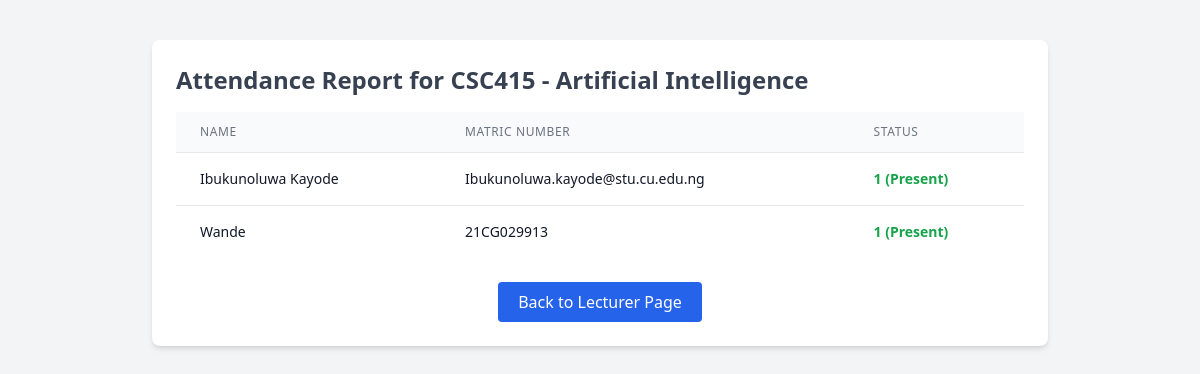
The app's page /attendance/session/1 (signed in) with its own data.
### attendance/models.py (models this page shows, shortened)
class Course(models.Model):
    course_code = models.CharField(max_length=10, unique=True)
    course_name = models.CharField(max_length=100)
    description = models.TextField(blank=True, null=True)

class Student(AbstractBaseUser):
    matric_number = models.CharField(max_length=15, unique=True)
    name = models.CharField(max_length=100)
    email = models.EmailField(unique=True, blank=True, null=True)
    face_embedding = models.JSONField(null=True, blank=True)
    courses = models.ManyToManyField('Course', related_name='students')
    password = models.CharField(max_length=256)
    USERNAME_FIELD = 'matric_number'
    REQUIRED_FIELDS = []
    objects = UserManager()

### attendance/views.py (the view)
# urls.py: path('session/<int:session_id>', session_attendance_summary, name="session-summary"),
@lecturer_login_required
def session_attendance_summary(request, session_id):
    session = get_object_or_404(ClassSession, pk=session_id)
    lecturer = Lecturer.objects.get(pk=request.session['lecturer_id'])
    if session.lecturer != lecturer:
        return redirect('attendance:lecturer_page')
    enrolled_students = session.course.students.all()
    summary = []
    for student in enrolled_students:
        attendance_record = Attendance.objects.filter(
            student=student,
            course=session.course,
            session=session
        ).first()
        if attendance_record is not None:
            status = 1 if attendance_record.status else 0
        else:
            status = 0
        summary.append({
            'name': student.name,
            'mat': student.matric_number,
            'status': status
        })
    print(summary)
    return render(request, "attendance/summary.html", {
        "course": session.course,
        "summary": summary,
        "date": session.date
    })

### attendance/templates/attendance/summary.html (shortened to what this page needs)
<!DOCTYPE html>
<html lang="en">
<head>
  <script src="https://cdn.tailwindcss.com"></script>
</head>
<body class="bg-gray-100 py-10 px-5">
  <div class="max-w-4xl mx-auto bg-white p-6 rounded-lg shadow-md">
    <h1 class="text-2xl font-bold text-gray-700 mb-4">
      Attendance Report for {{ course.course_code }} - {{ course.course_name }}
    </h1>
    <table class="min-w-full divide-y divide-gray-200">
      <thead class="bg-gray-50">
        <tr>
          <th class="px-6 py-3 text-left text-xs font-medium text-gray-500 uppercase tracking-wider">Name</th>
          <th class="px-6 py-3 text-left text-xs font-medium text-gray-500 uppercase tracking-wider">Matric Number</th>
          <th class="px-6 py-3 text-left text-xs font-medium text-gray-500 uppercase tracking-wider">Status</th>
        </tr>
      </thead>
      <tbody class="bg-white divide-y divide-gray-200">
        {% for student in summary %}
        <tr>
          <td class="px-6 py-4 whitespace-nowrap text-sm text-gray-900">{{ student.name }}</td>
          <td class="px-6 py-4 whitespace-nowrap text-sm text-gray-900">{{ student.mat }}</td>
          <td class="px-6 py-4 whitespace-nowrap text-sm">
            {% if student.status == 1 %}
              <span class="text-green-600 font-semibold">1 (Present)</span>
            {% else %}
              <span class="text-red-600 font-semibold">0 (Absent)</span>
            {% endif %}
          </td>
        </tr>
        {% endfor %}
      </tbody>
    </table>
    <div class="mt-6 text-center">
      <a href="{% url 'attendance:lecturer_page' %}" class="inline-block bg-blue-600 text-white px-5 py-2 rounded hover:bg-blue-700 transition">Back to Lecturer Page</a>
    </div>
  </div>
</body>
</html>

### records on screen
Course: course_code "CSC415", course_name "Artificial Intelligence"
Student: name "Ibukunoluwa Kayode", mat "Ibukunoluwa.kayode@stu.cu.edu.ng"
Student: name "Wande", mat "21CG029913"
